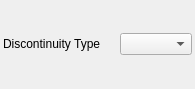
<?xml version="1.0" encoding="UTF-8"?>
<ui version="4.0">
 <class>Form</class>
 <widget class="QWidget" name="Form">
  <property name="geometry">
   <rect>
    <x>0</x>
    <y>0</y>
    <width>195</width>
    <height>89</height>
   </rect>
  </property>
  <property name="windowTitle">
   <string>Form</string>
  </property>
  <layout class="QVBoxLayout" name="verticalLayout">
   <property name="leftMargin">
    <number>3</number>
   </property>
   <property name="topMargin">
    <number>0</number>
   </property>
   <property name="rightMargin">
    <number>3</number>
   </property>
   <property name="bottomMargin">
    <number>0</number>
   </property>
   <item>
    <layout class="QHBoxLayout" name="horizontalLayout">
     <item>
      <widget class="QLabel" name="label">
       <property name="text">
        <string>Discontinuity Type</string>
       </property>
      </widget>
     </item>
     <item>
      <spacer name="horizontalSpacer">
       <property name="orientation">
        <enum>Qt::Horizontal</enum>
       </property>
       <property name="sizeHint" stdset="0">
        <size>
         <width>40</width>
         <height>20</height>
        </size>
       </property>
      </spacer>
     </item>
     <item>
      <widget class="QComboBox" name="comboBox"/>
     </item>
    </layout>
   </item>
  </layout>
 </widget>
 <resources/>
 <connections/>
</ui>
